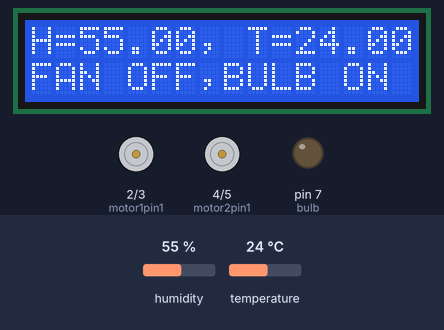
The sketch below on a simulated Arduino Uno, built with avr-gcc and run on an emulated ATmega328P. On the bench: 16×2 character LCD, motor-driver pin pairs drawn as motors (green arrow = first pin HIGH = forward, orange = second pin HIGH = backward, longer = more drive), output pins drawn as LEDs (lit = HIGH). The test bench sets the inputs (shaded band); at power-on: humidity 55 %, temperature 24 °C. What the sketch prints to the serial monitor is not drawn.

Above: at 2.2 s.
2.3 s: humidity set to 68 %
At 4.4 s:
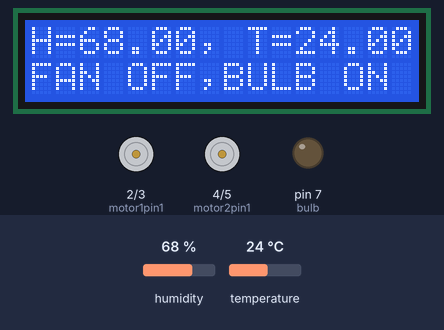
4.7 s: humidity set to 72 %
At 6.4 s:
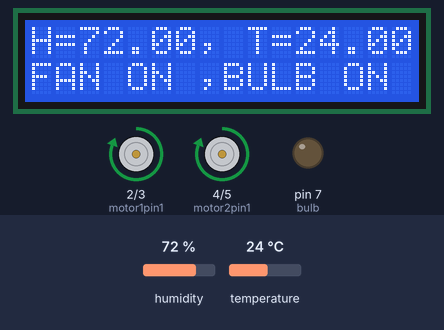
6.8 s: temperature set to 29 °C
At 8.4 s:
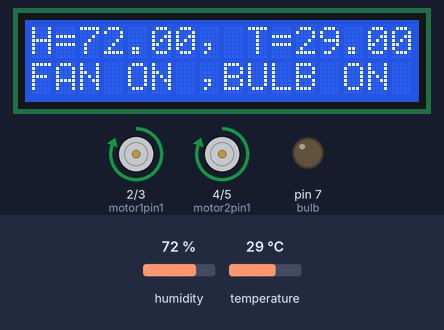
8.9 s: temperature set to 32 °C
At 10.5 s:
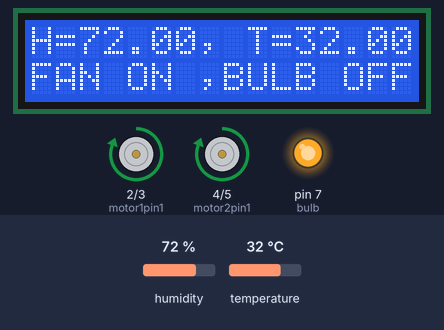
11.0 s: humidity set to 22 %
At 12.5 s:
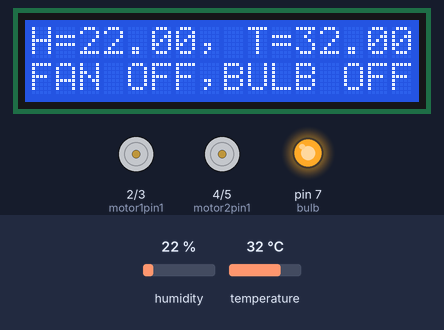
Timing chart, 0 to 14.0 s (numbered marks = the images above; inputs shaded):
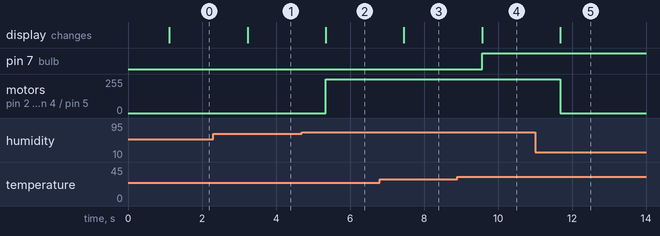

The sketch:

CP_Final1.ino
```cpp
// SDA pin of I2c to pin 21
// SCL pin of I2c to pin 22
#include <LiquidCrystal_I2C.h>

#include <dht.h>

dht DHT;

LiquidCrystal_I2C lcd (0x27, 16,2);

#define dht_apin A0

int motor1pin1 = 2;
int motor1pin2 = 3;

int motor2pin1 = 4;
int motor2pin2 = 5;

int bulb = 7;

void setup() {
  // put your setup code here, to run once:
  pinMode(motor1pin1, OUTPUT);
  pinMode(motor1pin2, OUTPUT);
  pinMode(motor2pin1, OUTPUT);
  pinMode(motor2pin2, OUTPUT);

  pinMode(bulb,OUTPUT);

  // Initialize the LCD connected
  lcd. init();

  // Turn on the backlight on LCD.
  lcd. backlight();

  Serial.begin(9600);
  delay(500);//Delay to let system boot
  Serial.println("DHT11 Humidity & temperature Sensor\n\n");
  delay(500);//Wait before accessing Sensor

}

void loop() {

    DHT.read11(dht_apin);

    lcd. setCursor (0,0);
    lcd.print ("H=");
    lcd.print (DHT.humidity);
    lcd.print (", T=");
    lcd.print (DHT.temperature);

    Serial.print("Current humidity = ");
    Serial.print(DHT.humidity);
    Serial.print("%  ");
    Serial.print("temperature = ");
    Serial.print(DHT.temperature);
    Serial.println("C  ");


    if (DHT.humidity >= 70  and  DHT.temperature < 31){
      //FAN ON, BULB ON

       lcd. setCursor (0,1);
       lcd.print ("FAN ON ,BULB ON ");

       digitalWrite(motor1pin1, HIGH);
       digitalWrite(motor1pin2, LOW);
       digitalWrite(motor2pin1, HIGH);
       digitalWrite(motor2pin2, LOW);

       digitalWrite(bulb, LOW);
       delay(1000);

    }


    else if(DHT.humidity >= 70 and DHT.temperature >35){
      //FAN ON, BULB OFF

       lcd. setCursor (0,1);
       lcd.print ("FAN ON ,BULB OFF");

       digitalWrite(motor1pin1, HIGH);
       digitalWrite(motor1pin2, LOW);
       digitalWrite(motor2pin1, HIGH);
       digitalWrite(motor2pin2, LOW);

       digitalWrite(bulb, HIGH);
       delay(1000);
    }


    else if(DHT.humidity < 70 and DHT.temperature < 31){
      //FAN OFF, BULB ON

       lcd. setCursor (0,1);
       lcd.print ("FAN OFF,BULB ON ");

       digitalWrite(motor1pin1, LOW);
       digitalWrite(motor1pin2, LOW);
       digitalWrite(motor2pin1, LOW);
       digitalWrite(motor2pin2, LOW);

       digitalWrite(bulb, LOW);
       delay(1000);
    }


    else if(DHT.humidity < 70 and DHT.temperature > 35){
      //FAN ON , BULB OFF

       lcd. setCursor (0,1);
       lcd.print ("FAN ON ,BULB OFF");

       digitalWrite(motor1pin1, HIGH);
       digitalWrite(motor1pin2, LOW);
       digitalWrite(motor2pin1, HIGH);
       digitalWrite(motor2pin2, LOW);

       digitalWrite(bulb, HIGH);
       delay(1000);
    }


    else if(DHT.humidity >= 70 and 31<=DHT.temperature<=35){
      //FAN ON , BULB OFF

       lcd. setCursor (0,1);
       lcd.print ("FAN ON ,BULB OFF");

       digitalWrite(motor1pin1, HIGH);
       digitalWrite(motor1pin2, LOW);
       digitalWrite(motor2pin1, HIGH);
       digitalWrite(motor2pin2, LOW);

       digitalWrite(bulb, HIGH);
       delay(1000);
    }


    else{
      //FAN OFF, BULB OFF (temperature is bw 31 to 35 and humidity < 70)

       lcd. setCursor (0,1);
       lcd.print ("FAN OFF,BULB OFF");

       digitalWrite(motor1pin1, LOW);
       digitalWrite(motor1pin2, LOW);
       digitalWrite(motor2pin1, LOW);
       digitalWrite(motor2pin2, LOW);

       digitalWrite(bulb, HIGH);
       delay(1000);

    }
}
```

Measured:
- the behaviour switches between 69 and 70 % on humidity (found by bisection; images 1 and 2)
- the behaviour switches between 30 and 31 °C on temperature (found by bisection; images 3 and 4)
- after the input at 2.3 s, the display: changes after 0.93 s (image 1)
- after the input at 4.7 s, motor on pin 2 (motor1pin1) / pin 3 (motor1pin2), motor on pin 4 (motor2pin1) / pin 5 (motor2pin2): stopped → forward 255/255 after 0.64 s; the display: changes after 0.64 s (image 2)
- after the input at 6.8 s, the display: changes after 0.66 s (image 3)
- after the input at 8.9 s, pin 7 (bulb): LOW → HIGH after 0.67 s; the display: changes after 0.67 s (image 4)
- after the input at 11.0 s, motor on pin 2 (motor1pin1) / pin 3 (motor1pin2), motor on pin 4 (motor2pin1) / pin 5 (motor2pin2): forward 255/255 → stopped after 0.68 s; the display: changes after 0.68 s (image 5)
